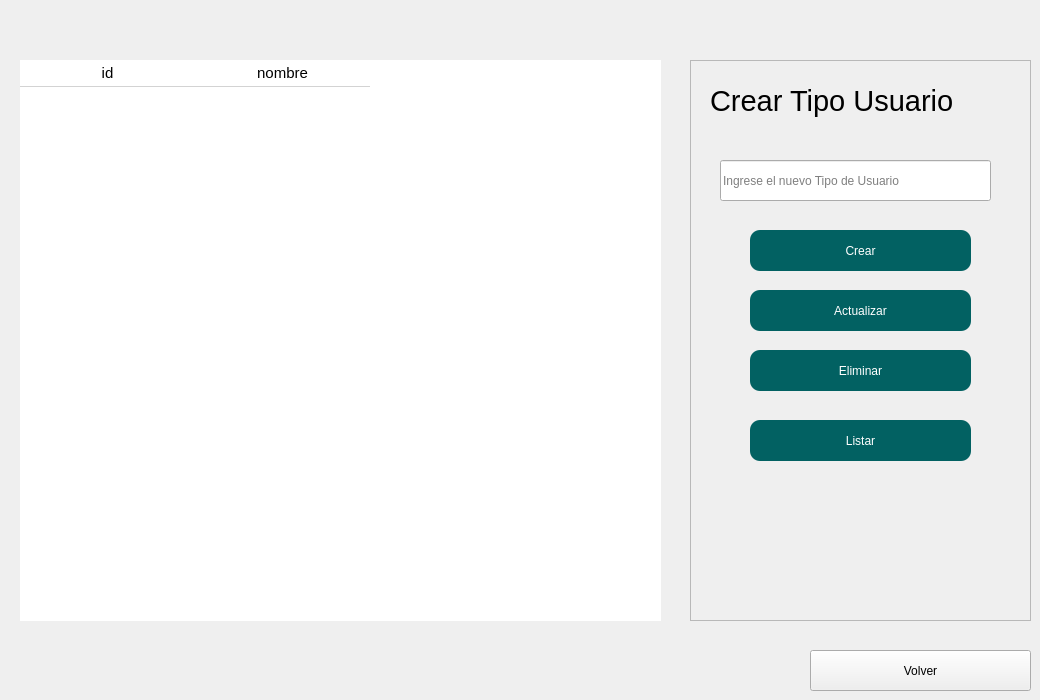
               <widget class="QWidget" name="page_tipoUsuario">
                <widget class="QFrame" name="frame_8">
                 <property name="geometry">
                  <rect>
                   <x>690</x>
                   <y>60</y>
                   <width>341</width>
                   <height>561</height>
                  </rect>
                 </property>
                 <property name="styleSheet">
                  <string notr="true">QHeaderView {
    background-color: white;
    border: none;
    font: 75 12pt &quot;Archivo&quot;;
}

QHeaderView:hover {
    background-color: white;
}
QPushButton{
    background:rgba(2,97,98,255);
    /*border: 1px solid #2361a0; /* Cambiar el color del borde a azul oscuro */
    border-radius: 10px;
    font: 75 9pt &quot;MS Shell Dlg 2t&quot;;
/* Cambiar el color de fondo a azul oscuro */
    color: white;
}

QHeaderView:section {
    background-color: white;
    border-bottom: 1px solid lightgray;
    border-top: none;
    padding: 2px;
    font-size: 11pt;
    color: black;
text-align: left;
}

QTableWidget {
    background-color: white;
    border: none;
    gridline-color: transparent;
    font-size: 11pt;
    color: black;

}

QTableWidget QTableCornerButton::section {
    background-color: white;
    border: none;

}

QTableWidget::item {
    border: none;
    border-bottom: 1px solid lightgray;
    alignment: AlignHCenter; /* Centra el texto horizontalmente */
	color:black /* cambiar el color letra al seleccionar*/

}</string>
                 </property>
                 <property name="frameShape">
                  <enum>QFrame::StyledPanel</enum>
                 </property>
                 <property name="frameShadow">
                  <enum>QFrame::Raised</enum>
                 </property>
                 <widget class="QLabel" name="label_2">
                  <property name="geometry">
                   <rect>
                    <x>20</x>
                    <y>20</y>
                    <width>301</width>
                    <height>41</height>
                   </rect>
                  </property>
                  <property name="font">
                   <font>
                    <pointsize>22</pointsize>
                   </font>
                  </property>
                  <property name="text">
                   <string>Crear Tipo Usuario</string>
                  </property>
                 </widget>
                 <widget class="QLineEdit" name="lnx_tipoUsusario">
                  <property name="geometry">
                   <rect>
                    <x>30</x>
                    <y>100</y>
                    <width>271</width>
                    <height>41</height>
                   </rect>
                  </property>
                  <property name="styleSheet">
                   <string notr="true"/>
                  </property>
                  <property name="placeholderText">
                   <string>Ingrese el nuevo Tipo de Usuario</string>
                  </property>
                 </widget>
                 <widget class="QPushButton" name="btn_crear_tipo">
                  <property name="geometry">
                   <rect>
                    <x>60</x>
                    <y>170</y>
                    <width>221</width>
                    <height>41</height>
                   </rect>
                  </property>
                  <property name="text">
                   <string>Crear</string>
                  </property>
                 </widget>
                 <widget class="QPushButton" name="btn_actualizarTipo">
                  <property name="geometry">
                   <rect>
                    <x>60</x>
                    <y>230</y>
                    <width>221</width>
                    <height>41</height>
                   </rect>
                  </property>
                  <property name="text">
                   <string>Actualizar</string>
                  </property>
                 </widget>
                 <widget class="QPushButton" name="btn_eliminarTipo">
                  <property name="geometry">
                   <rect>
                    <x>60</x>
                    <y>290</y>
                    <width>221</width>
                    <height>41</height>
                   </rect>
                  </property>
                  <property name="text">
                   <string>Eliminar</string>
                  </property>
                 </widget>
                 <widget class="QPushButton" name="btn_listar_Tipo">
                  <property name="geometry">
                   <rect>
                    <x>60</x>
                    <y>360</y>
                    <width>221</width>
                    <height>41</height>
                   </rect>
                  </property>
                  <property name="text">
                   <string>Listar</string>
                  </property>
                 </widget>
                </widget>
                <widget class="QPushButton" name="btn_volver">
                 <property name="geometry">
                  <rect>
                   <x>810</x>
                   <y>650</y>
                   <width>221</width>
                   <height>41</height>
                  </rect>
                 </property>
                 <property name="text">
                  <string>Volver</string>
                 </property>
                </widget>
                <widget class="QTableWidget" name="tabla_tipo_usuario">
                 <property name="geometry">
                  <rect>
                   <x>20</x>
                   <y>60</y>
                   <width>641</width>
                   <height>561</height>
                  </rect>
                 </property>
                 <property name="styleSheet">
                  <string notr="true">QHeaderView {
    background-color: white;
    border: none;
    font: 75 12pt &quot;Archivo&quot;;
}

QHeaderView:hover {
    background-color: white;
}

QHeaderView:section {
    background-color: white;
    border-bottom: 1px solid lightgray;
    border-top: none;
    padding: 2px;
    font-size: 11pt;
    color: black;
text-align: left;
}

QTableWidget {
    background-color: white;
    border: none;
    gridline-color: transparent;
    font-size: 11pt;
    color: black;

}

QTableWidget QTableCornerButton::section {
    background-color: white;
    border: none;

}

QTableWidget::item {
    border: none;
    border-bottom: 1px solid lightgray;
    alignment: AlignHCenter; /* Centra el texto horizontalmente */
	color:black /* cambiar el color letra al seleccionar*/

}</string>
                 </property>
                 <attribute name="horizontalHeaderDefaultSectionSize">
                  <number>175</number>
                 </attribute>
                 <column>
                  <property name="text">
                   <string>id</string>
                  </property>
                 </column>
                 <column>
                  <property name="text">
                   <string>nombre</string>
                  </property>
                 </column>
                </widget>
               </widget>
